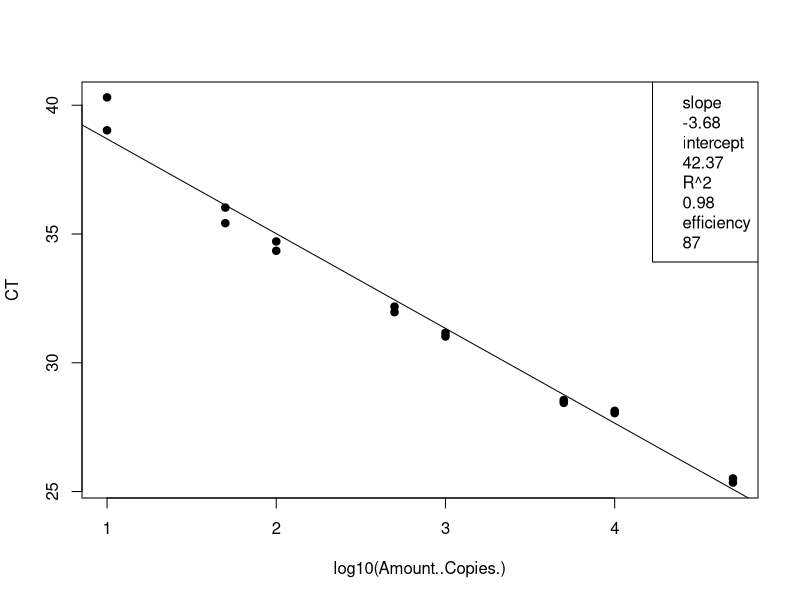
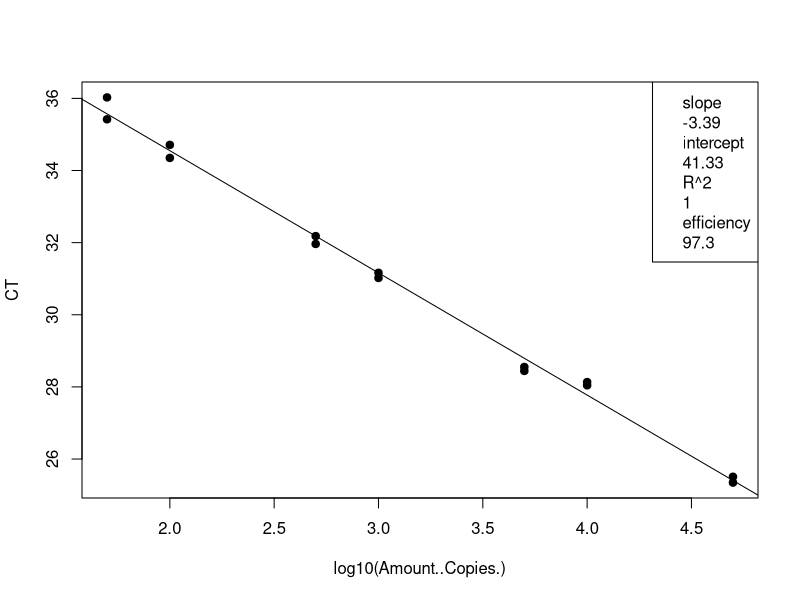
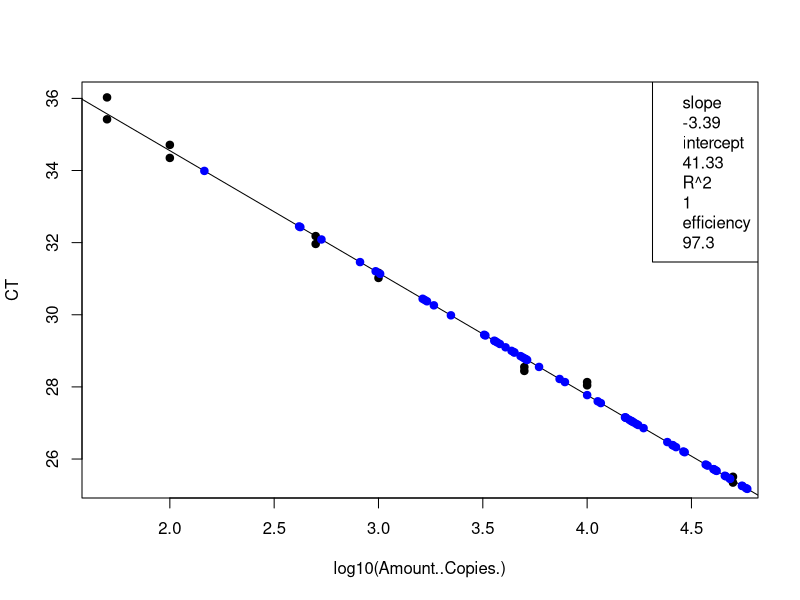
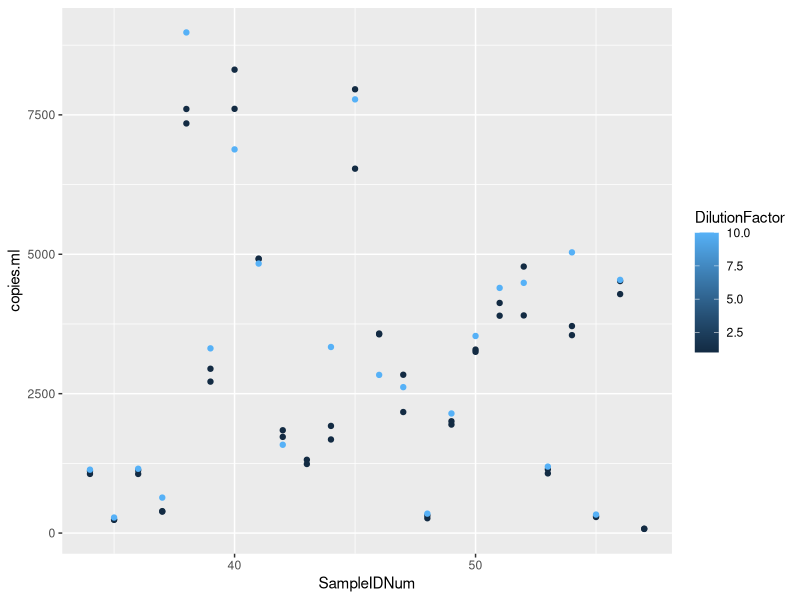

The R source for these figures, in order:
## ---- chunk 1
knitr::opts_chunk$set(echo = TRUE)

## ---- chunk 2
# load the data (note data file must be in this repository)
data <- read.csv("Plate2_GenBac_qPCRConversion.csv")
View(data)

# clean up the data file (there is some stuff at the bottom and extra blank rows)
#data <- data[-92:-93,] # This removes rows 92-95
View(data)

# assign to the correct data class #warning message about NAs is OK
class(data$CT) # check the data class type
data$CT <- as.numeric(as.character(data$CT)) # change to numeric
data$Amount..Copies. <- as.numeric(as.character(data$Amount..Copies.)) # change to numeric
## ---- chunk 3
# linear regression of standard curve
standards = data[1:16,]
standardCurve <- lm(CT ~ log10(Amount..Copies.), data = standards)
  
standardCurvePlot <- plot(CT ~ log10(Amount..Copies.), data = standards, pch=19) 
abline(coef(standardCurve)) 
legend("topright", legend=c(paste= "slope", round(standardCurve$coefficients[2], 2), 
                            paste= "intercept", round(standardCurve$coefficients[1], 2), 
                            paste= "R^2", round(summary(standardCurve)$r.squared, 2),
                            paste = "efficiency", round((10^(-1/standardCurve$coefficients[2])-1)*100, 1)))
## ---- chunk 4
# remove standards that sucked and redo analysis NOT NEEDED 21 Jan 2020
standards <- standards[-15:-16,] # uncomment this line and change which rows to remove
standardCurve <- lm(CT ~ log10(Amount..Copies.), data = standards)

standardCurvePlot <- plot(CT ~ log10(Amount..Copies.), data = standards, pch=19)
abline(coef(standardCurve))
col = "blue"
legend("topright", legend=c(paste= "slope", round(standardCurve$coefficients[2], 2),
                            paste= "intercept", round(standardCurve$coefficients[1], 2),
                            paste= "R^2", round(summary(standardCurve)$r.squared, 2),
                            paste = "efficiency", round((10^(-1/standardCurve$coefficients[2])-1)*100, 1)))
## ---- chunk 5
# data set of unknowns including info on standard curve
#unknowns = subset(data, Name == "UNKNOWN")
unknowns = data[17:88,]
#unknowns <- unknowns[-1:-3,] # uncomment this line and change which rows to remove if these samples were outside of the standard curve

# add new columns to the data table
unknowns$plate_num = 1 #change to the actual plate number
unknowns$standard_slope = standardCurve$coefficients[2]
unknowns$standard_intercept = standardCurve$coefficients[1]
unknowns$R2 = summary(standardCurve)$r.squared
unknowns$efficiency =  (10^(-1/standardCurve$coefficients[2])-1)*100
  
# add a new column that interpolates copies/well from Ct for the unknowns
unknowns$log.copies.well = ((unknowns$CT - standardCurve$coefficients[1])/standardCurve$coefficients[2])
unknowns$copies.well = 10^unknowns$log.copies.well

# copies/ul extract accounting for dilution factor
vol.well = 3 #qPCR template volume in ul
unknowns$vol.well = vol.well
unknowns$copies.ul = ((unknowns$copies.well/vol.well)*unknowns$DilutionFactor)

# copies/extraction
vol.elution = 110 #DNA extraction elution volume in ul
unknowns$vol.elution = vol.elution
unknowns$copies.extraction = (unknowns$copies.ul*vol.elution)

# copies/ml #Volume is volume of sample filtered in mL
unknowns$copies.ml = (unknowns$copies.extraction/unknowns$Volume)


## ---- chunk 6
standards <- standards[-15:-16,] # uncomment this line and change which rows to remove
standardCurve <- lm(CT ~ log10(Amount..Copies.), data = standards)

standardCurvePlot <- plot(CT ~ log10(Amount..Copies.), data = standards, pch=19)
abline(coef(standardCurve))
col = "blue"
legend("topright", legend=c(paste= "slope", round(standardCurve$coefficients[2], 2),
                            paste= "intercept", round(standardCurve$coefficients[1], 2),
                            paste= "R^2", round(summary(standardCurve)$r.squared, 2),
                            paste = "efficiency", round((10^(-1/standardCurve$coefficients[2])-1)*100, 1)))

unknowns = unknowns[1:72,]
standardCurve <- lm(CT ~ log10(copies.well), data = unknowns)

standardCurvePlot <- points(CT ~ log10(copies.well), data = unknowns, pch=19, col = "blue")


#abline(coef(standardCurve))
#legend("topright", legend=c(paste= "slope", round(standardCurve$coefficients[2], 2),
                            #paste= "intercept", round(standardCurve$coefficients[1], 2),
                            #paste= "R^2", round(summary(standardCurve)$r.squared, 2),
                            #paste = "efficiency", round((10^(-1/standardCurve$coefficients[2])-1)*100, 1)))
## ---- chunk 7
# make a plot that compares the diluted to undiluted replicates for each sample including dilution factor
library("ggplot2")
unknowns$SampleIDNum <- as.numeric(as.character(unknowns$SampleIDNum)) # change to numeric
replicates = unknowns[1:71,]
#replicates <- replicates[-18,] # This removes rows (B11)
#replicates <- replicates[-32,] # This removes rows (D8)
#replicates <- replicates[-55,] # This removes rows (G5)
qplot(SampleIDNum,copies.ml, data=replicates, col=DilutionFactor)
## ---- chunk 8
# write csv file
write.csv(unknowns, file = "Plate2_GenBac_ConvertedData.csv", row.names=FALSE, na="")

# average the replicates (if not strongly inhibited) and make a new file
averaged = unknowns[1:72,]
averaged$averaged <- tapply(unknowns$copies.ml, unknowns$SampleIDNum, mean)
write.csv(averaged, file = "Plate2_GenBac_Averaged.csv", row.names=FALSE, na="")
